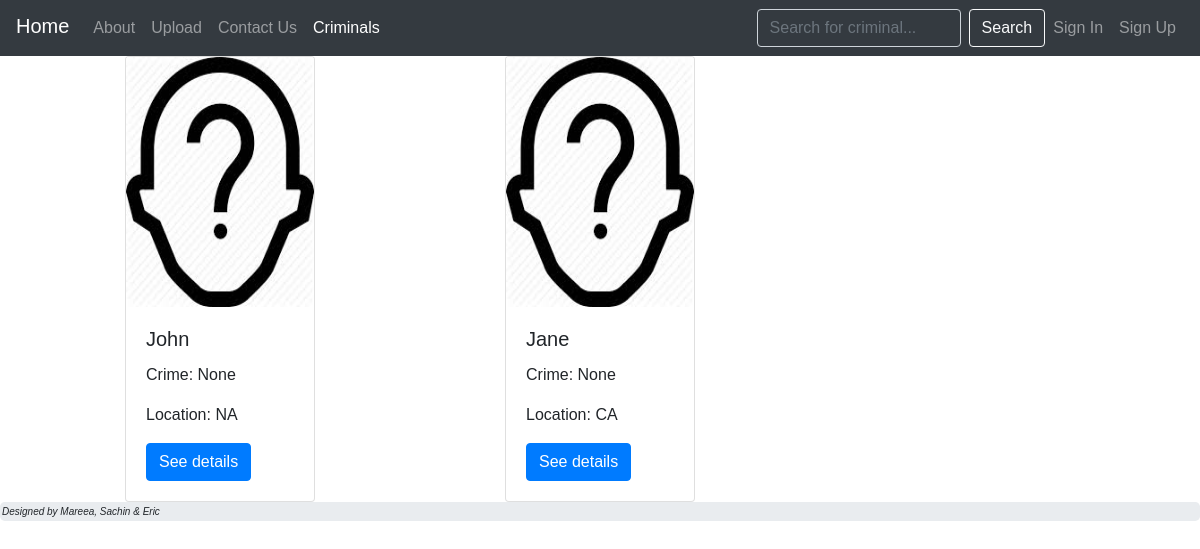
Before: /criminals/ with the older database file.
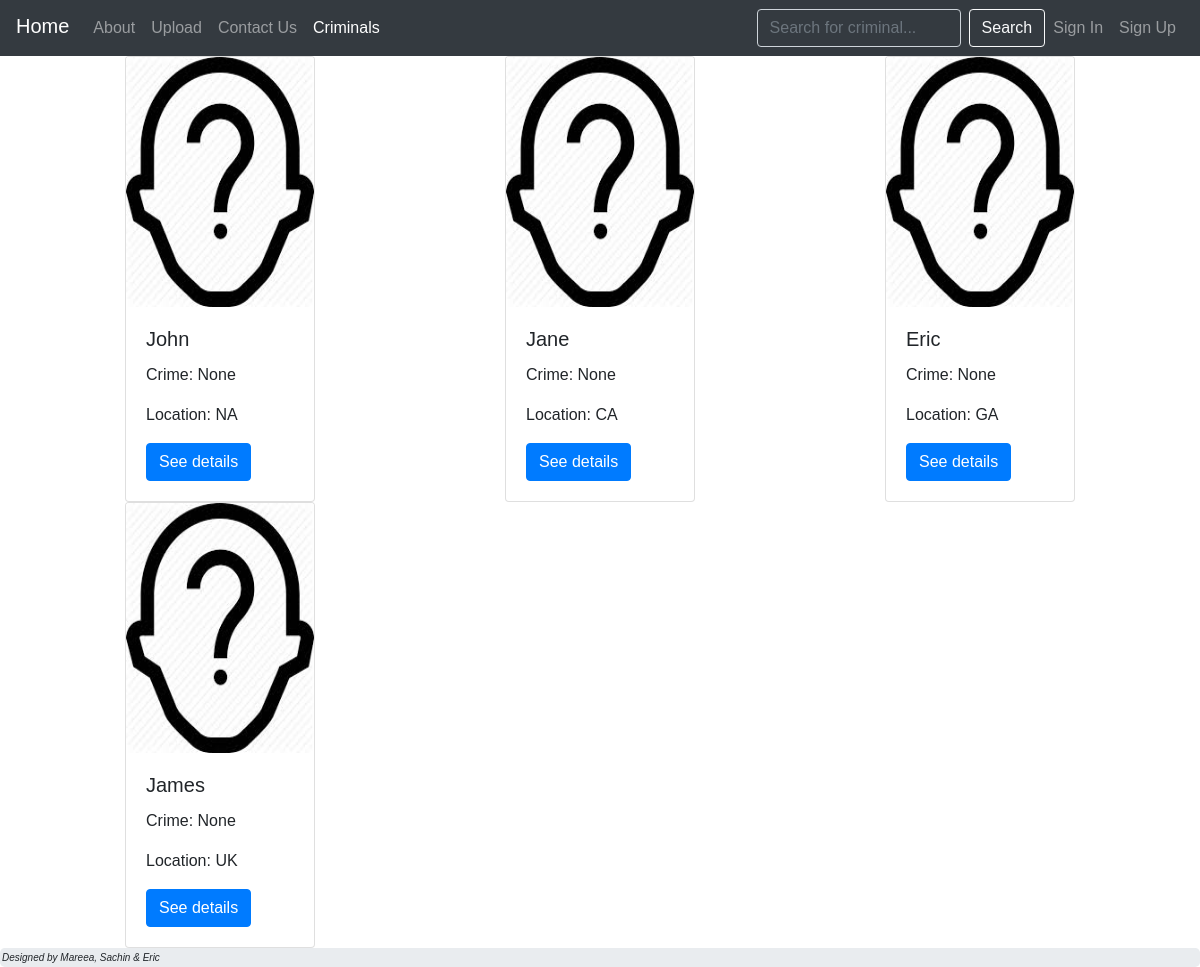
After: the same page with the newer database file.
### criminals/models.py (models this page shows, shortened)
class Criminal(models.Model):
    criminal_id = models.AutoField(primary_key=True)
    name = models.CharField(max_length=30)
    phys_desc = models.CharField(blank=True, max_length=250)
    location = models.CharField(max_length=2)
    photo = models.ImageField(blank=True, upload_to='criminals/', default='criminals/missing.jpeg')
    rating = models.FloatField(default=0)

### criminals/views.py (the view)
# urls.py: path('', views.display, name='criminals'),
def display(request):
    criminals = Criminal.objects.all()
    return render(request, 'criminals/display.html', {'criminals': criminals})

### criminals/templates/criminals/display.html (shortened to what this page needs)
{% extends 'base_template.html' %}
{% block content %}
<div class="container">
  <div class="row">
    {% for criminal in criminals %}
    <div class="col-sm-4 p-0">
      <div class="card w-50 mx-auto">
        <img class="card-img-top" src="{{ criminal.photo.url }}" alt="Card image cap">
        <div class="card-body">
          <h5 class="card-title">{{ criminal.name }}</h5>
          <p class="card-text">Crime: {{ criminal.criminal_id }} </p>
          <p class="card-text">Location: {{ criminal.location }} </p>
          <a href="#" class="btn btn-primary">See details</a>
        </div>
      </div>
    </div>
    {% endfor %}
  </div>
</div>
{% endblock %}

Changed rows visible on the page:
added Criminal: name "Eric", criminal_id "None", location "GA"
added Criminal: name "James", criminal_id "None", location "UK"
